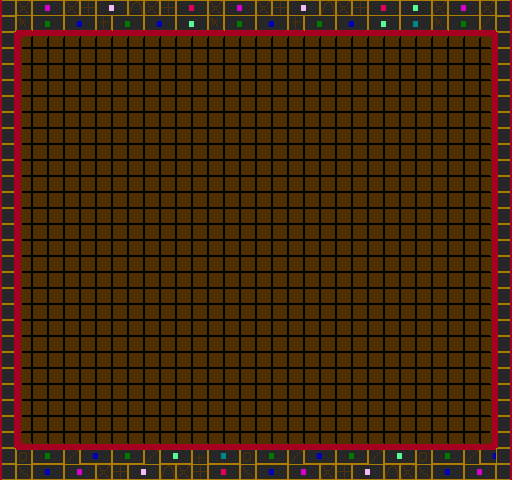

This game map was drawn from its Tiled (.tmx) file and the tilesets committed beside it. A one-line description and the full map source follow:
An orthogonal 32x30 tile map with 16x16 px tiles, 2 tile layers (back, front) and 2 objects (Player, FrogBoss).

<map version="1.0" orientation="orthogonal" width="32" height="30" tilewidth="16" tileheight="16">
 <tileset firstgid="1" name="tiles1" tilewidth="16" tileheight="16">
  <image source="../../../img/tiles/tiles0.gif" trans="ff00ff" width="256" height="256" />
 </tileset>
 <layer name="back" width="32" height="30">
  <data encoding="csv">
230,230,230,230,230,230,230,230,230,230,230,230,230,230,230,230,230,230,230,230,230,230,230,230,230,230,230,230,230,230,230,230,
230,230,230,230,230,230,230,230,230,230,230,230,230,230,230,230,230,230,230,230,230,230,230,230,230,230,230,230,230,230,230,230,
230,213,214,214,214,214,214,214,214,214,214,214,214,214,214,214,214,214,214,214,214,214,214,214,214,214,214,214,214,214,215,230,
230,229,230,230,230,230,230,230,230,230,230,230,230,230,230,230,230,230,230,230,230,230,230,230,230,230,230,230,230,230,231,230,
230,229,230,230,230,230,230,230,230,230,230,230,230,230,230,230,230,230,230,230,230,230,230,230,230,230,230,230,230,230,231,230,
230,229,230,230,230,230,230,230,230,230,230,230,230,230,230,230,230,230,230,230,230,230,230,230,230,230,230,230,230,230,231,230,
230,229,230,230,230,230,230,230,230,230,230,230,230,230,230,230,230,230,230,230,230,230,230,230,230,230,230,230,230,230,231,230,
230,229,230,230,230,230,230,230,230,230,230,230,230,230,230,230,230,230,230,230,230,230,230,230,230,230,230,230,230,230,231,230,
230,229,230,230,230,230,230,230,230,230,230,230,230,230,230,230,230,230,230,230,230,230,230,230,230,230,230,230,230,230,231,230,
230,229,230,230,230,230,230,230,230,230,230,230,230,230,230,230,230,230,230,230,230,230,230,230,230,230,230,230,230,230,231,230,
230,229,230,230,230,230,230,230,230,230,230,230,230,230,230,230,230,230,230,230,230,230,230,230,230,230,230,230,230,230,231,230,
230,229,230,230,230,230,230,230,230,230,230,230,230,230,230,230,230,230,230,230,230,230,230,230,230,230,230,230,230,230,231,230,
230,229,230,230,230,230,230,230,230,230,230,230,230,230,230,230,230,230,230,230,230,230,230,230,230,230,230,230,230,230,231,230,
230,229,230,230,230,230,230,230,230,230,230,230,230,230,230,230,230,230,230,230,230,230,230,230,230,230,230,230,230,230,231,230,
230,229,230,230,230,230,230,230,230,230,230,230,230,230,230,230,230,230,230,230,230,230,230,230,230,230,230,230,230,230,231,230,
230,229,230,230,230,230,230,230,230,230,230,230,230,230,230,230,230,230,230,230,230,230,230,230,230,230,230,230,230,230,231,230,
230,229,230,230,230,230,230,230,230,230,230,230,230,230,230,230,230,230,230,230,230,230,230,230,230,230,230,230,230,230,231,230,
230,229,230,230,230,230,230,230,230,230,230,230,230,230,230,230,230,230,230,230,230,230,230,230,230,230,230,230,230,230,231,230,
230,229,230,230,230,230,230,230,230,230,230,230,230,230,230,230,230,230,230,230,230,230,230,230,230,230,230,230,230,230,231,230,
230,229,230,230,230,230,230,230,230,230,230,230,230,230,230,230,230,230,230,230,230,230,230,230,230,230,230,230,230,230,231,230,
230,229,230,230,230,230,230,230,230,230,230,230,230,230,230,230,230,230,230,230,230,230,230,230,230,230,230,230,230,230,231,230,
230,229,230,230,230,230,230,230,230,230,230,230,230,230,230,230,230,230,230,230,230,230,230,230,230,230,230,230,230,230,231,230,
230,229,230,230,230,230,230,230,230,230,230,230,230,230,230,230,230,230,230,230,230,230,230,230,230,230,230,230,230,230,231,230,
230,229,230,230,230,230,230,230,230,230,230,230,230,230,230,230,230,230,230,230,230,230,230,230,230,230,230,230,230,230,231,230,
230,229,230,230,230,230,230,230,230,230,230,230,230,230,230,230,230,230,230,230,230,230,230,230,230,230,230,230,230,230,231,230,
230,229,230,230,230,230,230,230,230,230,230,230,230,230,230,230,230,230,230,230,230,230,230,230,230,230,230,230,230,230,231,230,
230,229,230,230,230,230,230,230,230,230,230,230,230,230,230,230,230,230,230,230,230,230,230,230,230,230,230,230,230,230,231,230,
230,245,246,246,246,246,246,246,246,246,246,246,246,246,246,246,246,246,246,246,246,246,246,246,246,246,246,246,246,246,247,230,
230,230,230,230,230,230,230,230,230,230,230,230,230,230,230,230,230,230,230,230,230,230,230,230,230,230,230,230,230,230,230,230,
230,230,230,230,230,230,230,230,230,230,230,230,230,230,230,230,230,230,230,230,230,230,230,230,230,230,230,230,230,230,230,230
</data>
 </layer>
 <layer name="front" width="32" height="30">
  <data encoding="csv">
97,115,87,88,115,116,85,86,119,115,116,81,82,115,87,88,115,116,85,86,119,115,116,81,82,69,70,115,87,88,115,104,
113,19,1,2,3,4,20,1,2,3,4,5,6,19,1,2,3,4,20,1,2,3,4,5,6,7,8,19,1,2,22,120,
168,0,0,0,0,0,0,0,0,0,0,0,0,0,0,0,0,0,0,0,0,0,0,0,0,0,0,0,0,0,0,168,
184,0,0,0,0,0,0,0,0,0,0,0,0,0,0,0,0,0,0,0,0,0,0,0,0,0,0,0,0,0,0,184,
168,0,0,0,0,0,0,0,0,0,0,0,0,0,0,0,0,0,0,0,0,0,0,0,0,0,0,0,0,0,0,168,
184,0,0,0,0,0,0,0,0,0,0,0,0,0,0,0,0,0,0,0,0,0,0,0,0,0,0,0,0,0,0,184,
168,0,0,0,0,0,0,0,0,0,0,0,0,0,0,0,0,0,0,0,0,0,0,0,0,0,0,0,0,0,0,184,
184,0,0,0,0,0,0,0,0,0,0,0,0,0,0,0,0,0,0,0,0,0,0,0,0,0,0,0,0,0,0,168,
184,0,0,0,0,0,0,0,0,0,0,0,0,0,0,0,0,0,0,0,0,0,0,0,0,0,0,0,0,0,0,184,
168,0,0,0,0,0,0,0,0,0,0,0,0,0,0,0,0,0,0,0,0,0,0,0,0,0,0,0,0,0,0,168,
184,0,0,0,0,0,0,0,0,0,0,0,0,0,0,0,0,0,0,0,0,0,0,0,0,0,0,0,0,0,0,184,
168,0,0,0,0,0,0,0,0,0,0,0,0,0,0,0,0,0,0,0,0,0,0,0,0,0,0,0,0,0,0,168,
184,0,0,0,0,0,0,0,0,0,0,0,0,0,0,0,0,0,0,0,0,0,0,0,0,0,0,0,0,0,0,184,
168,0,0,0,0,0,0,0,0,0,0,0,0,0,0,0,0,0,0,0,0,0,0,0,0,0,0,0,0,0,0,184,
184,0,0,0,0,0,0,0,0,0,0,0,0,0,0,0,0,0,0,0,0,0,0,0,0,0,0,0,0,0,0,168,
184,0,0,0,0,0,0,0,0,0,0,0,0,0,0,0,0,0,0,0,0,0,0,0,0,0,0,0,0,0,0,184,
168,0,0,0,0,0,0,0,0,0,0,0,0,0,0,0,0,0,0,0,0,0,0,0,0,0,0,0,0,0,0,168,
184,0,0,0,0,0,0,0,0,0,0,0,0,0,0,0,0,0,0,0,0,0,0,0,0,0,0,0,0,0,0,184,
168,0,0,0,0,0,0,0,0,0,0,0,0,0,0,0,0,0,0,0,0,0,0,0,0,0,0,0,0,0,0,168,
184,0,0,0,0,0,0,0,0,0,0,0,0,0,0,0,0,0,0,0,0,0,0,0,0,0,0,0,0,0,0,184,
168,0,0,0,0,0,0,0,0,0,0,0,0,0,0,0,0,0,0,0,0,0,0,0,0,0,0,0,0,0,0,184,
184,0,0,0,0,0,0,0,0,0,0,0,0,0,0,0,0,0,0,0,0,0,0,0,0,0,0,0,0,0,0,168,
184,0,0,0,0,0,0,0,0,0,0,0,0,0,0,0,0,0,0,0,0,0,0,0,0,0,0,0,0,0,0,184,
168,0,0,0,0,0,0,0,0,0,0,0,0,0,0,0,0,0,0,0,0,0,0,0,0,0,0,0,0,0,0,168,
184,0,0,0,0,0,0,0,0,0,0,0,0,0,0,0,0,0,0,0,0,0,0,0,0,0,0,0,0,0,0,184,
168,0,0,0,0,0,0,0,0,0,0,0,0,0,0,0,0,0,0,0,0,0,0,0,0,0,0,0,0,0,0,168,
184,0,0,0,0,0,0,0,0,0,0,0,0,0,0,0,0,0,0,0,0,0,0,0,0,0,0,0,0,0,0,184,
168,0,0,0,0,0,0,0,0,0,0,0,0,0,0,0,0,0,0,0,0,0,0,0,0,0,0,0,0,0,0,184,
97,34,49,50,38,51,52,49,50,38,53,54,36,55,56,34,49,50,38,51,52,49,50,38,53,54,34,49,50,38,51,104,
113,99,67,68,87,88,115,116,85,86,119,115,116,81,82,99,67,68,87,88,115,116,85,86,119,115,99,67,68,87,88,120
</data>
 </layer>
 <objectgroup name="objects" width="32" height="30">
  <object name="Player" gid="232" x="64" y="432" />
  <object name="FrogBoss" gid="232" x="320" y="304" />
 </objectgroup>
</map>
